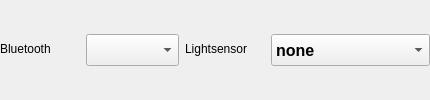
            <widget class="QWidget" name="horizontalWidget" native="true">
             <property name="sizePolicy">
              <sizepolicy hsizetype="Expanding" vsizetype="Fixed">
               <horstretch>0</horstretch>
               <verstretch>0</verstretch>
              </sizepolicy>
             </property>
             <layout class="QHBoxLayout" name="horizontalLayout_35">
              <property name="leftMargin">
               <number>0</number>
              </property>
              <property name="topMargin">
               <number>0</number>
              </property>
              <property name="rightMargin">
               <number>0</number>
              </property>
              <property name="bottomMargin">
               <number>0</number>
              </property>
              <item>
               <widget class="QWidget" name="formWidget" native="true">
                <property name="sizePolicy">
                 <sizepolicy hsizetype="Expanding" vsizetype="Fixed">
                  <horstretch>0</horstretch>
                  <verstretch>0</verstretch>
                 </sizepolicy>
                </property>
                <layout class="QFormLayout" name="formLayout_34">
                 <property name="leftMargin">
                  <number>0</number>
                 </property>
                 <property name="topMargin">
                  <number>0</number>
                 </property>
                 <property name="rightMargin">
                  <number>0</number>
                 </property>
                 <property name="bottomMargin">
                  <number>0</number>
                 </property>
                 <item row="0" column="0">
                  <widget class="QLabel" name="labelHardwareBluetooth">
                   <property name="sizePolicy">
                    <sizepolicy hsizetype="Fixed" vsizetype="Fixed">
                     <horstretch>0</horstretch>
                     <verstretch>0</verstretch>
                    </sizepolicy>
                   </property>
                   <property name="minimumSize">
                    <size>
                     <width>80</width>
                     <height>30</height>
                    </size>
                   </property>
                   <property name="maximumSize">
                    <size>
                     <width>80</width>
                     <height>16777215</height>
                    </size>
                   </property>
                   <property name="text">
                    <string>Bluetooth</string>
                   </property>
                  </widget>
                 </item>
                 <item row="0" column="1">
                  <widget class="QComboBox" name="comboBoxBluetooth">
                   <property name="sizePolicy">
                    <sizepolicy hsizetype="Expanding" vsizetype="Fixed">
                     <horstretch>0</horstretch>
                     <verstretch>0</verstretch>
                    </sizepolicy>
                   </property>
                   <property name="minimumSize">
                    <size>
                     <width>0</width>
                     <height>32</height>
                    </size>
                   </property>
                   <property name="maximumSize">
                    <size>
                     <width>16777215</width>
                     <height>32</height>
                    </size>
                   </property>
                   <property name="font">
                    <font>
                     <pointsize>12</pointsize>
                     <weight>75</weight>
                     <bold>true</bold>
                    </font>
                   </property>
                   <property name="styleSheet">
                    <string notr="true">QScrollBar { 
	width: 40px;
	background-color: rgba(85, 87, 83, 0.7);
}
QComboBox::item {
	padding-top: 6px;
	padding-bottom: 6px;
	height: 32px;
	min-height: 32px;
}
QComboBox::item:selected {
	background-color: rgb(78, 154, 6);
	padding-top: 6px;
	padding-bottom: 6px;
	height: 32px;
	min-height: 32px;
}</string>
                   </property>
                  </widget>
                 </item>
                </layout>
               </widget>
              </item>
              <item>
               <widget class="QWidget" name="formWidget_2" native="true">
                <property name="sizePolicy">
                 <sizepolicy hsizetype="Expanding" vsizetype="Fixed">
                  <horstretch>0</horstretch>
                  <verstretch>0</verstretch>
                 </sizepolicy>
                </property>
                <layout class="QFormLayout" name="formLayout_35">
                 <property name="leftMargin">
                  <number>0</number>
                 </property>
                 <property name="topMargin">
                  <number>0</number>
                 </property>
                 <property name="rightMargin">
                  <number>0</number>
                 </property>
                 <property name="bottomMargin">
                  <number>0</number>
                 </property>
                 <item row="0" column="1">
                  <widget class="QComboBox" name="comboBoxLS">
                   <property name="sizePolicy">
                    <sizepolicy hsizetype="Expanding" vsizetype="Fixed">
                     <horstretch>0</horstretch>
                     <verstretch>0</verstretch>
                    </sizepolicy>
                   </property>
                   <property name="minimumSize">
                    <size>
                     <width>0</width>
                     <height>32</height>
                    </size>
                   </property>
                   <property name="maximumSize">
                    <size>
                     <width>16777215</width>
                     <height>32</height>
                    </size>
                   </property>
                   <property name="font">
                    <font>
                     <pointsize>12</pointsize>
                     <weight>75</weight>
                     <bold>true</bold>
                    </font>
                   </property>
                   <property name="styleSheet">
                    <string notr="true">QScrollBar { 
	width: 40px;
	background-color: rgba(85, 87, 83, 0.7);
}
QComboBox::item {
	padding-top: 6px;
	padding-bottom: 6px;
	height: 32px;
	min-height: 32px;
}
QComboBox::item:selected {
	background-color: rgb(78, 154, 6);
	padding-top: 6px;
	padding-bottom: 6px;
	height: 32px;
	min-height: 32px;
}</string>
                   </property>
                   <item>
                    <property name="text">
                     <string>none</string>
                    </property>
                   </item>
                   <item>
                    <property name="text">
                     <string>enabled (tsl2561)</string>
                    </property>
                   </item>
                  </widget>
                 </item>
                 <item row="0" column="0">
                  <widget class="QLabel" name="labelHardwareLS">
                   <property name="sizePolicy">
                    <sizepolicy hsizetype="Fixed" vsizetype="Fixed">
                     <horstretch>0</horstretch>
                     <verstretch>0</verstretch>
                    </sizepolicy>
                   </property>
                   <property name="minimumSize">
                    <size>
                     <width>80</width>
                     <height>30</height>
                    </size>
                   </property>
                   <property name="maximumSize">
                    <size>
                     <width>80</width>
                     <height>30</height>
                    </size>
                   </property>
                   <property name="text">
                    <string>Lightsensor</string>
                   </property>
                  </widget>
                 </item>
                </layout>
               </widget>
              </item>
             </layout>
            </widget>
